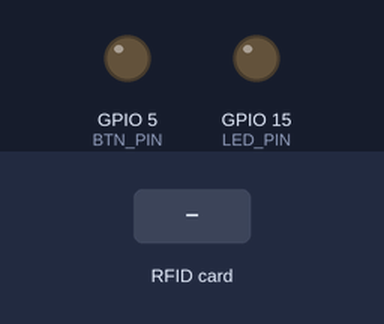
The sketch below on a simulated ESP8266 (NodeMCU). On the bench: output pins drawn as LEDs (lit = HIGH). Inputs (shaded band) come from the test bench. WiFi joins after 1.5 s; servers stay silent unless stated; uploads are accepted with an empty reply; what the sketch prints to the serial monitor is not drawn.

Above: at 2.7 s.
2.8 s: RFID card 5E 7A 19 C4 held to the reader
At 3.6 s:
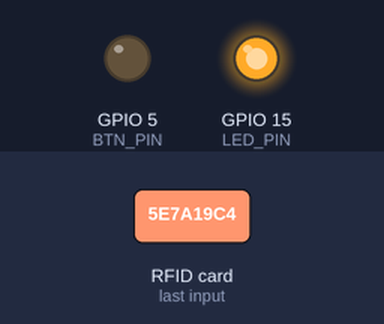
Timing chart, 0 to 6.7 s (numbered marks = the images above; inputs shaded):
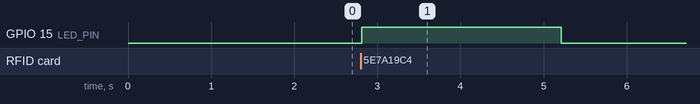

Measured:
- after the input at 2.8 s, GPIO 15 (LED_PIN): LOW → HIGH at once, → LOW 2.4 s later

The sketch:

AbsenRFID.ino
```cpp
#include <SPI.h>
#include <MFRC522.h>

#include <ESP8266HTTPClient.h>
#include <ESP8266WiFi.h>

//Network SSID
const char* ssid = "IDK";
const char* password = "oopassword";

//pengenal host (server) = IP Address komputer server
const char* host = "192.168.100.4";

#define LED_PIN 15 //D8
#define BTN_PIN 5  //D1

//sediakan variabel untuk RFID
#define SDA_PIN 2  //D4
#define RST_PIN 0  //D3

MFRC522 mfrc522(SDA_PIN, RST_PIN);

void setup() {
  Serial.begin(9600);

  //setting koneksi wifi
  WiFi.hostname("NodeMCU");
  WiFi.begin(ssid, password);

  //cek koneksi wifi
  while(WiFi.status() != WL_CONNECTED)
  {
    //progress sedang mencari WiFi
    delay(500);
    Serial.println("Mencari");
  }

  Serial.println("Jaringan Terhubung");
  Serial.println("IP Address : ");
  Serial.println(WiFi.localIP());

  pinMode(LED_PIN, OUTPUT);
  pinMode(BTN_PIN, OUTPUT);

  SPI.begin();
  mfrc522.PCD_Init();
  Serial.println("Dekatkan Kartu RFID Anda ke Reader");
  Serial.println();
}

void loop() {
  //baca status pin button kemudian uji
  if(digitalRead(BTN_PIN)==1)   //ditekan
  {
     Serial.println("OK");
     //nyalakan lampu LED
     digitalWrite(LED_PIN, HIGH);
     while(digitalRead(BTN_PIN)==1) ;   //menahan proses sampai tombol dilepas
     //ubah mode absensi di aplikasi web
     String getData, Link ;
     HTTPClient http ;
     //Get Data
     Link = "http://192.168.100.4/absensi/ubahmode.php";
     http.begin(Link);

     int httpCode = http.GET();
     String payload = http.getString();

     Serial.println(payload);
     http.end();
  }

  //matikan lampu LED
  digitalWrite(LED_PIN, LOW);

  if(! mfrc522.PICC_IsNewCardPresent())
     return ;

  if(! mfrc522.PICC_ReadCardSerial())
     return ;

  String IDTAG = "";
  for(byte i=0; i<mfrc522.uid.size; i++)
  {
      IDTAG += mfrc522.uid.uidByte[i];
  }

  //nyalakan lampu LED
  digitalWrite(LED_PIN, HIGH);

  //kirim nomor kartu RFID untuk disimpan ke tabel tmprfid
  WiFiClient client;
  const int httpPort = 80;
  if(!client.connect(host, httpPort))
  {
     Serial.println("Jaringan kamu gagal");
     return;
  }

  String Link;
  HTTPClient http;
  Link = "http://192.168.100.4/absensi/kirimkartu.php?nokartu=" + IDTAG;
  http.begin(Link);

  int httpCode = http.GET();
  String payload = http.getString();
  Serial.println(payload);
  http.end();

  delay(2000);
}
```
